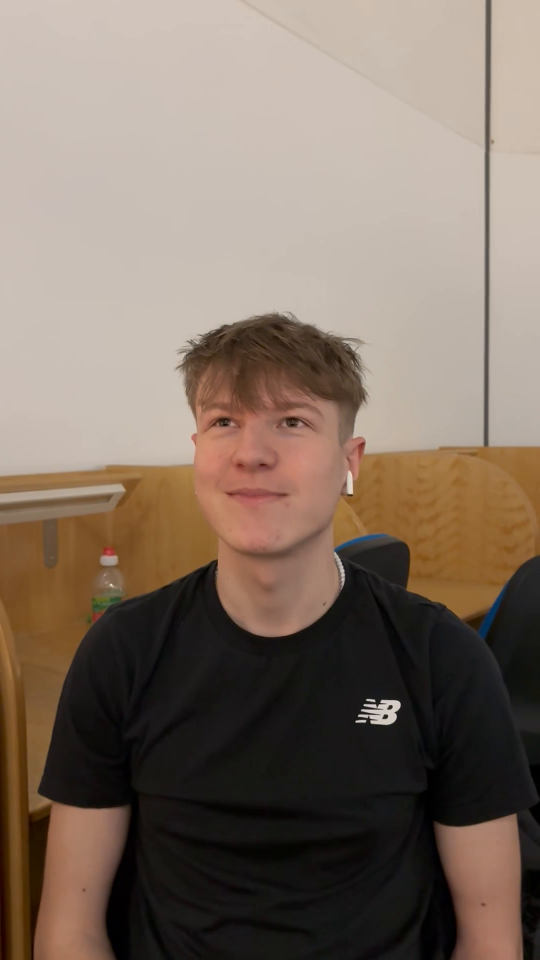
#> input picture frame 12 of Unsupervised_Face_Recognition/Data/Maciej.MOV, 1080 x 1920 px, given in place of Diba.MOV, which was not available (shown at 1/2 size)
$ jupyter execute --allow-errors Unsupervised_Face_Recognition_ML.ipynb   (text cells are left out)
#> lines starting #> are read from the running program, lines starting #| are printed output that depends on the picture
[cell 1]
from google.colab import drive
#> (the rest of this cell did not finish here and is left out)

[cell 2]
# import neccassary libraries

import os  # OS interaction
import pickle  # Saving and loading models
import numpy as np  # Making numeric arrays
import cv2  # Displaying images
import face_recognition  # Face recognition
from PIL import Image  # Image processing
import matplotlib.pyplot as plt  # Plotting images
from google.colab.patches import cv2_imshow  # Image display in Colab
from sklearn.cluster import KMeans  # K-means clustering algorithm
from imutils import paths, build_montages  # Used to easily generate file paths to images in a folder

[cell 3]
def extract_frames(video_path):
    # Create folder to save frames
    video_name = video_path.split("/")[-1].split(".")[0]    # The video is saved with individuals name, this code extracts their name to use as label later
    folder_frames = f'/content/drive/MyDrive/ML/Unsupervised - Face Recognition/Frames'
    os.makedirs(folder_frames, exist_ok=True)

    # Load the cascade face detector
    face_cascade = cv2.CascadeClassifier(cv2.data.haarcascades + 'haarcascade_frontalface_default.xml')

    # Read the video file
    cap = cv2.VideoCapture(video_path)
    frame_count = 0
    save_count = 0      # Not saving all the frames

    while (cap.isOpened()):
        ret, frame = cap.read()
#> frame is the input picture: shape (1920, 1080, 3); mean B, G, R 100.3, 113.1, 129

        # Break loop if video ends
        if ret == False:
            break

        # Convert frame to grayscale
        gray = cv2.cvtColor(frame, cv2.COLOR_BGR2GRAY)
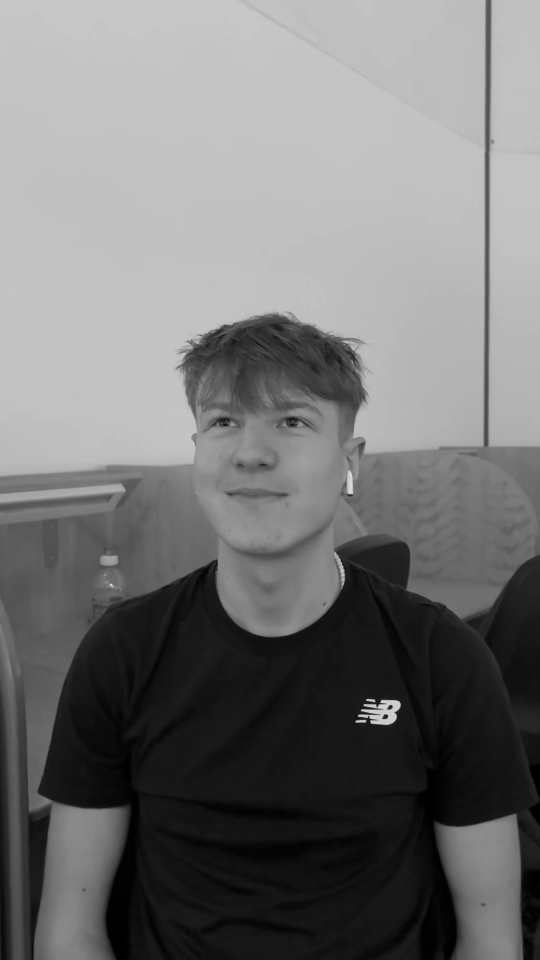
#> gray: shape (1920, 1080) (shown at 1/2 size); min 0, max 236, mean 116.5

        # Detect faces
        faces = face_cascade.detectMultiScale(gray, 1.1, 4)
#> faces = [[191, 1113, 61, 61], [334, 697, 376, 376]]

        if(len(faces) > 0):
            # Save frame as an image file one out of three
            if save_count % 3 == 0:
                frame_filename = f"{video_name}.{frame_count}.jpg"
                frame_path = os.path.join(folder_frames, frame_filename)
                cv2.imwrite(frame_path, frame)
                print(frame_count)
                frame_count += 1

            save_count += 1

    # Release video capture object
    cap.release()
    cv2.destroyAllWindows()

    print(f"Total frames saved: {frame_count}")


$ run again, starting later in the video
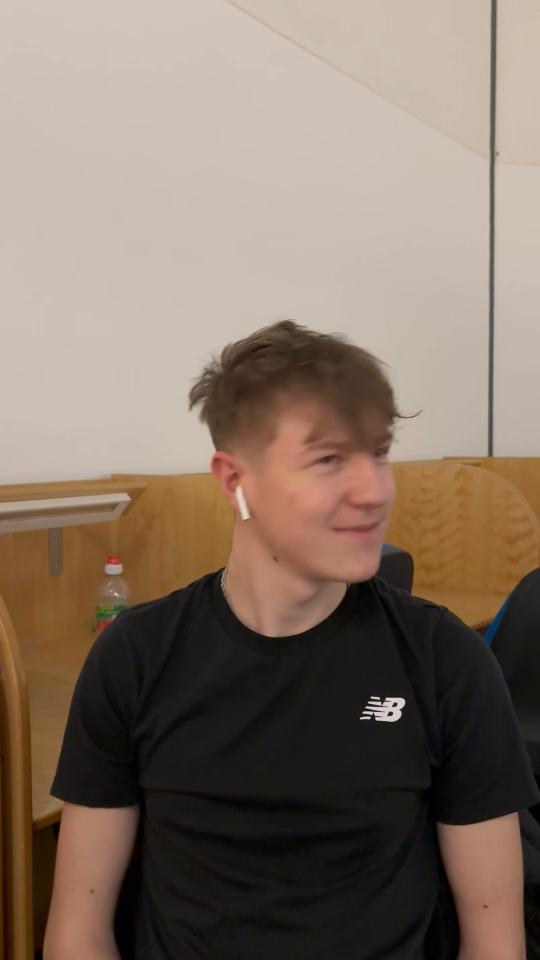
#> input picture frame 55 of Unsupervised_Face_Recognition/Data/Maciej.MOV, 1080 x 1920 px, given in place of Diba.MOV, which was not available (shown at 1/2 size)
#> in extract_frames, frame is the input picture: shape (1920, 1080, 3); mean B, G, R 102.2, 115.2, 131.5
#> in extract_frames, `gray = cv2.cvtColor(frame, cv2.COLOR_BGR2GRAY)`:
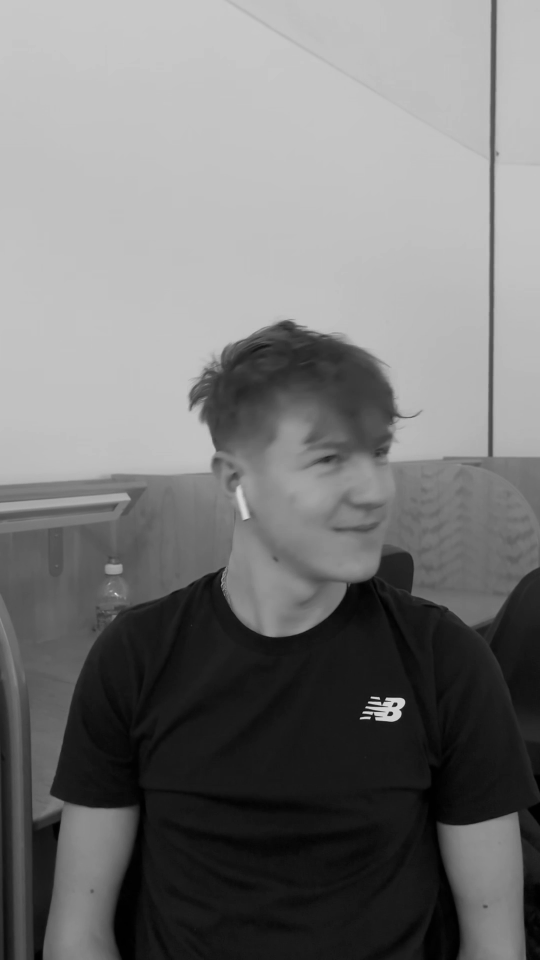
#> gray: shape (1920, 1080) (shown at 1/2 size); min 0, max 238, mean 118.7
#> faces = [[199, 1129, 64, 64], [520, 798, 337, 337], [335, 712, 489, 489]]

$ run again, starting later in the video
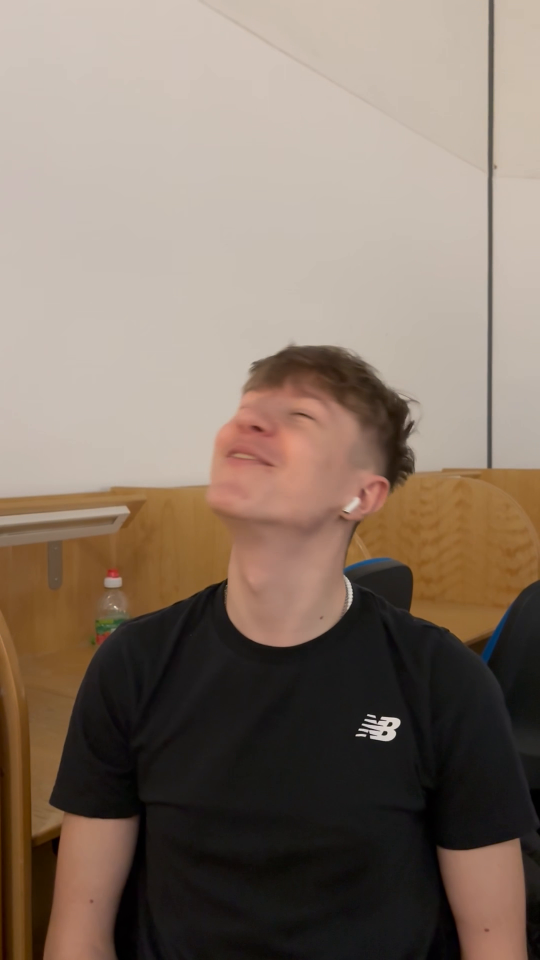
#> input picture frame 98 of Unsupervised_Face_Recognition/Data/Maciej.MOV, 1080 x 1920 px, given in place of Diba.MOV, which was not available (shown at 1/2 size)
#> in extract_frames, frame is the input picture: shape (1920, 1080, 3); mean B, G, R 105.3, 118.3, 134.4
#> in extract_frames, `gray = cv2.cvtColor(frame, cv2.COLOR_BGR2GRAY)`:
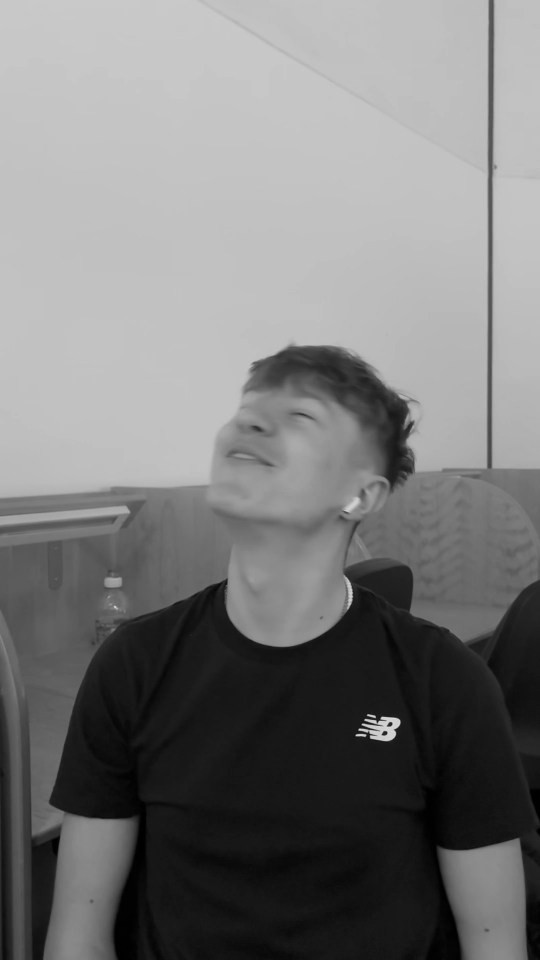
#> gray: shape (1920, 1080) (shown at 1/2 size); min 0, max 238, mean 121.7
#> faces = [[197, 1156, 64, 64], [393, 933, 347, 347]]
